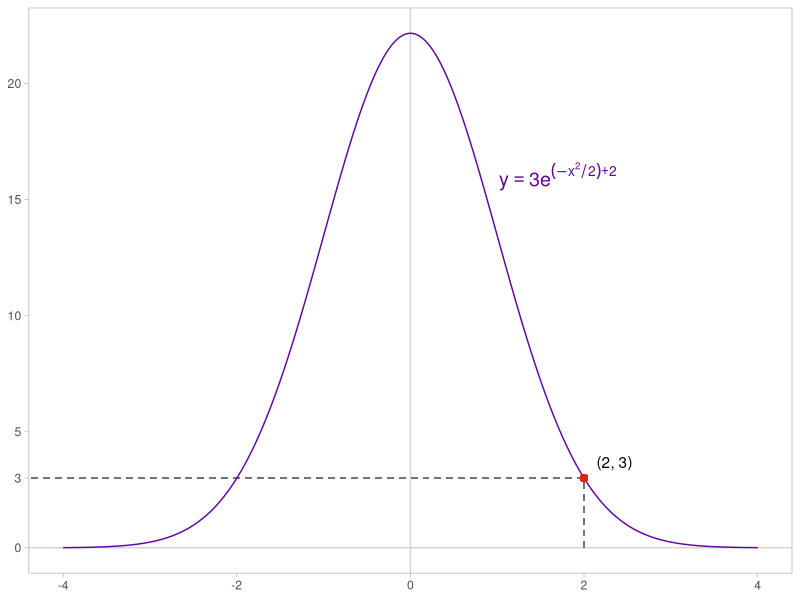
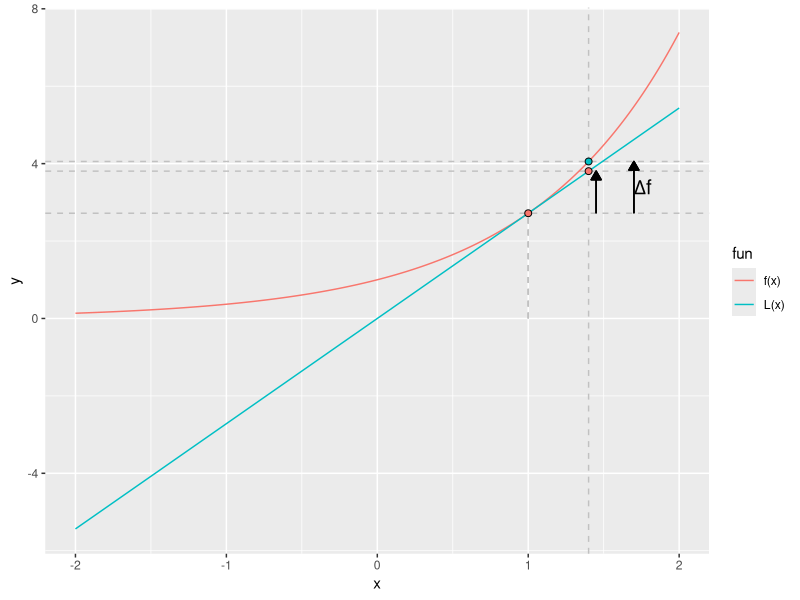
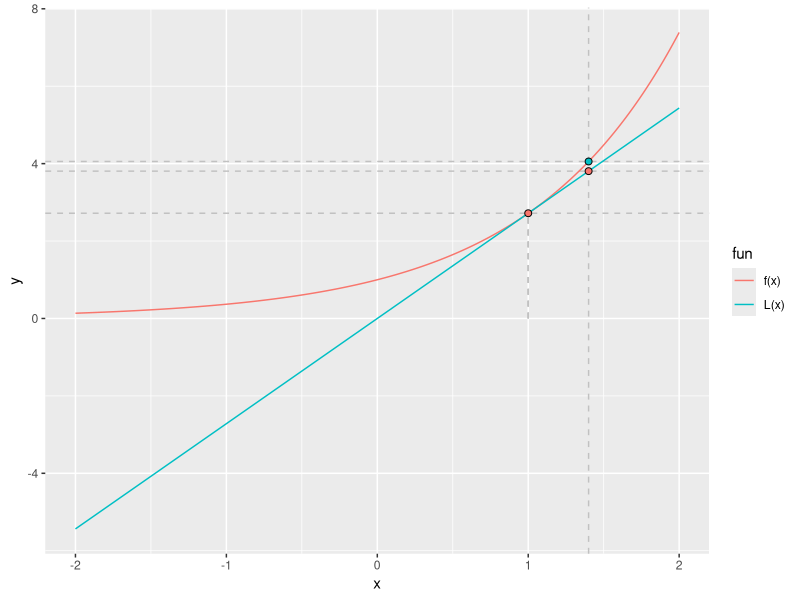
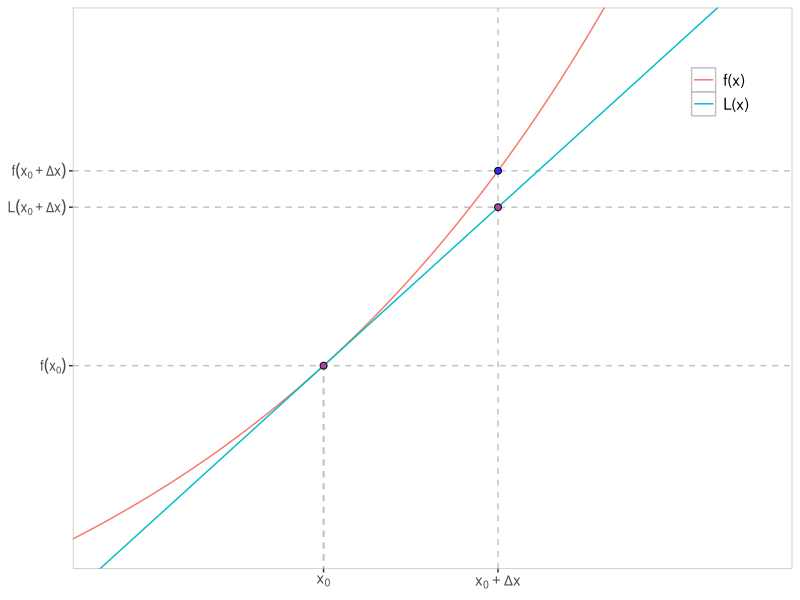
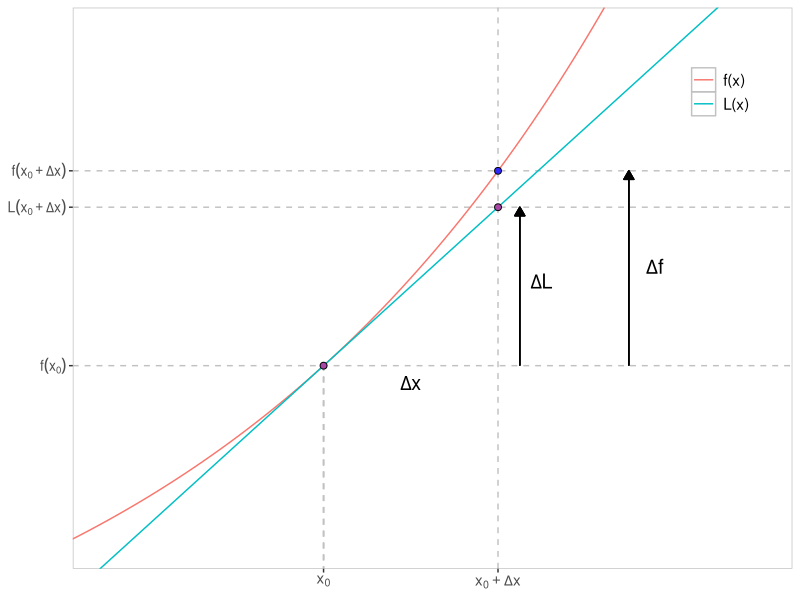
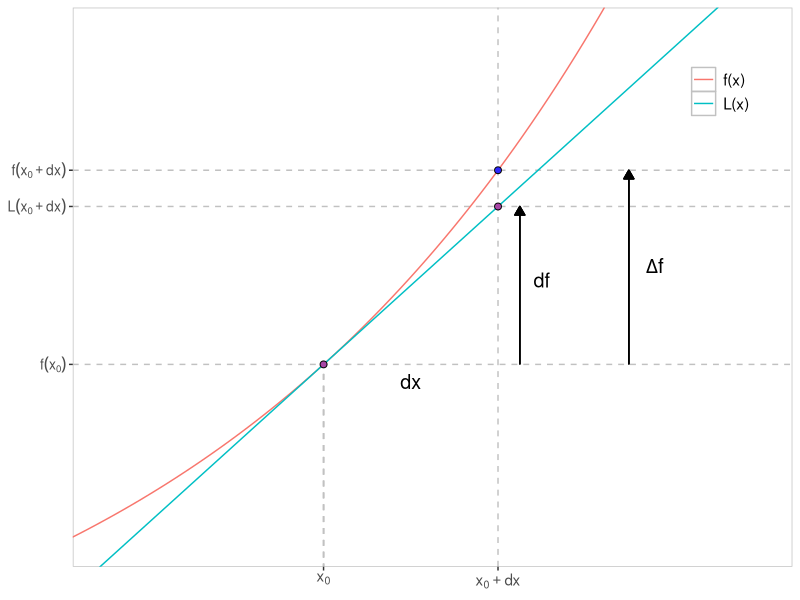

R code for these plots, in order: (Note: this script raises an error after producing the figures.)
## ---- chunk 1
knitr::opts_chunk$set(echo = TRUE)
## ---- chunk 2
library(dplyr)
library(tidyr)
library(ggplot2)
library(tibble)
## ---- chunk 3
lin_approx <- function(x) exp(1)*x
## ---- chunk 4
diff_lin <- list(
  lines = tibble(x = seq(from = -2, to = 2, length.out = 200),
                 "f(x)" = exp(x),
                 "L(x)" = lin_approx(x)) %>% 
          pivot_longer(cols = 2:3, names_to = "fun", values_to = "output"),

  points = tibble(x = c(1, rep(1.4, 2)),
                  point = c(rep("tan_pt", 2), "true_pt"),
                  values = c(exp(x[1]), lin_approx(x[2]), exp(x[3])))
)
## ---- chunk 5
# Init and lines.
diff_lin_plot <- ggplot(data = diff_lin$point) + 
  geom_hline(aes(yintercept = values[1]), lty = 2, color = "#c1c1c1") + 
  geom_hline(aes(yintercept = values[2]), lty = 2, color = "#c1c1c1") + 
  geom_hline(aes(yintercept = values[3]), lty = 2, color = "#c1c1c1") + 
  geom_vline(xintercept = 1.4, lty = 2, color = "#c1c1c1") + 
  geom_segment(aes(x = 1, xend = 1, y = 0, yend = exp(1)),
               lty = 2, color = "#c1c1c1")

# Main elements.
diff_lin_plot <- diff_lin_plot + 
  geom_line(data = diff_lin$lines, aes(x = x, y = output, color = fun)) + 
  geom_point(aes(x = x, y = values, fill = point), pch = 21, size = 2,
             show.legend = FALSE)

# Some lines and text.
diff_lin_fig <- diff_lin_plot + 
  geom_segment(aes(x = 1.45, xend = 1.45, y = values[1], yend = values[2]),
               arrow = arrow(length = unit(2.5, "mm"), type = "closed")) + 
  geom_segment(aes(x = 1.7, xend = 1.7, y = values[1], yend = values[3]),
               arrow = arrow(length = unit(2.5, "mm"), type = "closed")) + 
  annotate(geom = "text", x = 1.76, y = 3.4, label = "Delta*f", parse = TRUE,
           size = 5.2)

# Design.
diff_lin_design <- list(
  coord_cartesian(xlim = c(0.5, 2), ylim = c(1.5, 5)), 
  scale_fill_manual(values = c("#a847a6", "#2f28fc")), 
  theme(axis.text.x = element_text(size = 11),
        axis.text.y = element_text(size = 10),
        panel.grid = element_blank(),
        panel.background = element_rect(fill = "transparent",
                                        color = "#c1c1c1"),
        legend.position = c(0.9, 0.85),
        legend.background = element_rect(fill = "transparent"),
        legend.key = element_rect(fill = "transparent"),
        legend.text = element_text(size = 11)), 
  labs(x = NULL, y = NULL, color = NULL)
)
## ---- chunk 6
diff_lin_plot_1 <- diff_lin_plot + 
  scale_x_continuous(breaks = c(1, 1.4),
                     labels = expression(x[0], x[0]+Delta*x)) + 
  scale_y_continuous(breaks = c(exp(1), lin_approx(1.4), exp(1.4)),
                     labels = expression(f(x[0]), L(x[0]+Delta*x),
                                         f(x[0]+Delta*x))) + 
  diff_lin_design
## ---- chunk 7
diff_lin_plot_2 <- diff_lin_fig +
  annotate(geom = "text", x = 1.2, y = 2.6, label = "Delta*x", parse = TRUE,
           size = 5) + 
  annotate(geom = "text", x = 1.5, y = 3.3, label = "Delta*L", parse = TRUE,
           size = 5) + 
  scale_x_continuous(breaks = c(1, 1.4),
                     labels = expression(x[0], x[0]+Delta*x)) + 
  scale_y_continuous(breaks = c(exp(1), lin_approx(1.4), exp(1.4)),
                     labels = expression(f(x[0]), L(x[0]+Delta*x),
                                         f(x[0]+Delta*x))) + 
  diff_lin_design
## ---- chunk 8
diff_lin_plot_3 <- diff_lin_fig + 
  annotate(geom = "text", x = 1.2, y = 2.6, label = "d*x", parse = TRUE,
           size = 5) + 
  annotate(geom = "text", x = 1.5, y = 3.3, label = "df", parse = TRUE,
           size = 5) + 
  scale_x_continuous(breaks = c(1, 1.4),
                     labels = expression(x[0], x[0]+d*x)) + 
  scale_y_continuous(breaks = c(exp(1), lin_approx(1.4), exp(1.4)),
                     labels = expression(f(x[0]), L(x[0]+d*x), f(x[0]+d*x))) + 
  diff_lin_design
## ---- chunk 9
diff_eq_exer <- tibble(x = seq(from = -4, to = 4, length.out = 200),
       f_x = 3*exp(((-x^2)/2) + 2)) %>% 
  ggplot(aes(x = x, y = f_x)) + 
  geom_vline(xintercept = 0, color = "lightgrey") + 
  geom_hline(yintercept = 0, color = "lightgrey") + 
  geom_segment(aes(x = 2, xend = 2, y = 0, yend = 3), lty = "dashed",
               color = "#727272") + 
  geom_segment(aes(x = -6, xend = 2, y = 3, yend = 3), lty = "dashed",
               color = "#727272") + 
  geom_line(color = "#62079b") + 
  geom_point(aes(x = 2, y = 3), size = 2, color = "#dd250d") + 
  annotate(geom = "text", x = 2.35, y = 3.7, label = "(2, 3)") + 
  annotate(geom = "text", x = 1.7, y = 16,
           label = "y == 3*e^{(-x^2/2) + 2}", parse = TRUE, size = 5,
           color = "#62079b") + 
  coord_cartesian(xlim = c(-4, 4)) + 
  scale_y_continuous(breaks = c(0, 3, 5, 10, 15, 20)) + 
  theme_light() + 
  theme(panel.grid = element_blank()) + 
  labs(x = NULL, y = NULL)
## ---- chunk 10
diff_eq_data_2 <- tibble(x = seq(from = -8, to = 8, length.out = 200),
       f_x = (x^2)/8,
       ray = if_else(x >= 0, x/2, NULL)) 

diff_eq_exer_2 <- diff_eq_data_2 %>% 
  ggplot(aes(x)) + 
  geom_vline(xintercept = 0, color = "lightgrey") + 
  geom_hline(yintercept = 0, color = "lightgrey") + 
  geom_line(aes(y = f_x), color = "#62079b") + 
  geom_line(data = subset(x = diff_eq_data_2, subset = !is.na(ray)),
            aes(y = ray), lty = 2) + 
  geom_abline(slope = 1, intercept = -2, color = "#dd250d") + 
  geom_point(data = tibble(x = c(0, 4), y = (x^2)/8), aes(x = x, y = y),
             size = 2, color = "#138f96") + 
  geom_text(data = tibble(x = c(0, 4), y = (x^2)/8),
            aes(x = x, y = y, label = paste0("(", x, ", ", y, ")")),
            nudge_y = 0.25, nudge_x = -0.35) + 
  annotate(geom = "text", x = 4, y = 3, label = "y == over(1, 8) ~~ x^{2}",
           parse = TRUE, color = "#62079b") + 
  annotate(geom = "text", x = 4, y = 1, label = "y'(4) = 1",
           color = "#dd250d") + 
  annotate(geom = "text", x = 6, y = 2.1,
           label = "y = 0.5x + 0 \n(el rayo)") + 
  scale_x_continuous(breaks = c(-5, 0, 4, 5)) + 
  coord_cartesian(xlim = c(-8, 8), ylim = c(0, 3.5)) + 
  theme_light() + 
  theme(panel.grid = element_blank()) + 
  labs(x = NULL, y = NULL)
## ---- chunk 11
ggsave(filename = "diff_eq_exer_2.jpg", plot = diff_eq_exer_2, path = "img",
       width = 7, height = 3)
